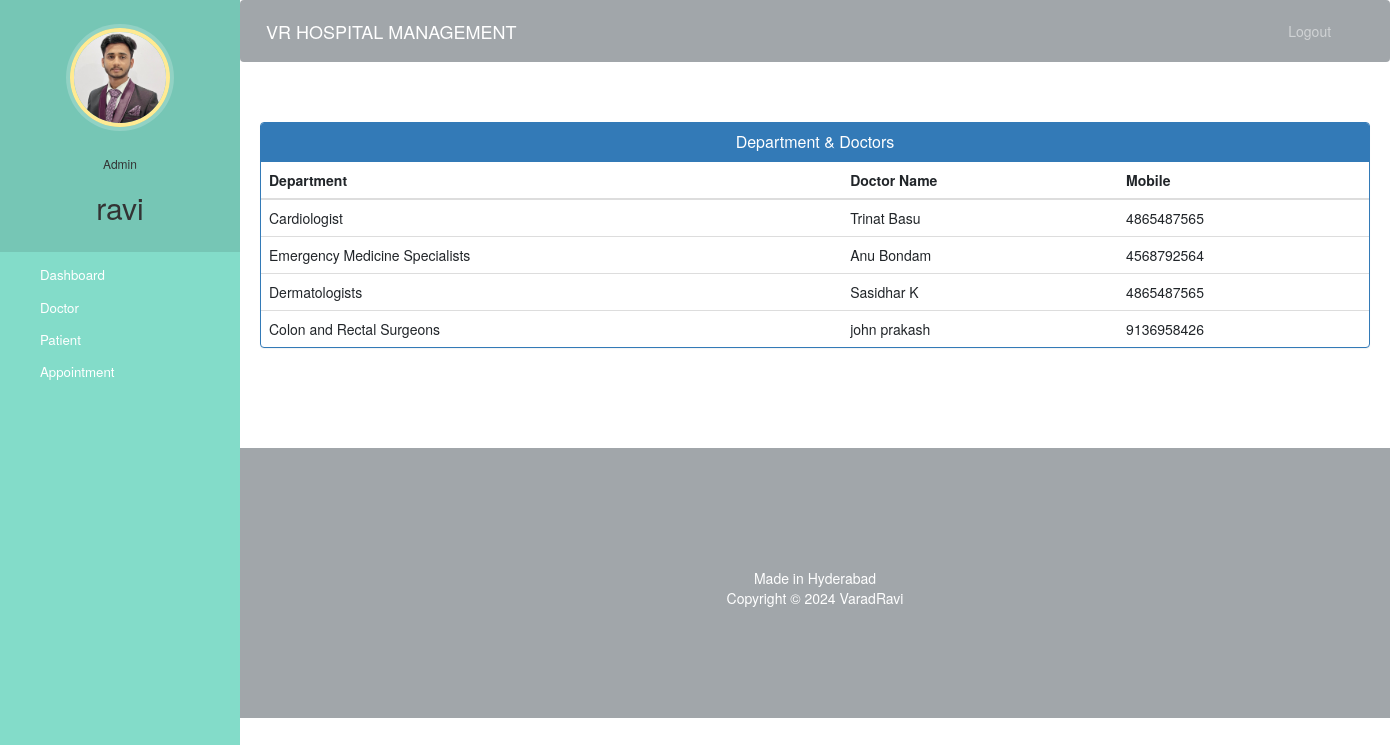
Screenshot of /admin-view-doctor-specialisation (signed in) with the database file from the repository.
### hospital/models.py (models this page shows, shortened)
class Doctor(models.Model):
    user=models.OneToOneField(User,on_delete=models.CASCADE)
    profile_pic= models.ImageField(upload_to='profile_pic/DoctorProfilePic/',null=True,blank=True)
    address = models.CharField(max_length=40)
    mobile = models.CharField(max_length=20,null=True)
    department= models.CharField(max_length=50,choices=departments,default='Cardiologist')
    status=models.BooleanField(default=False)
    @property
    def get_name(self):
        return self.user.first_name+" "+self.user.last_name

### hospital/views.py (the view)
# urls.py: path('admin-view-doctor-specialisation',views.admin_view_doctor_specialisation_view,name='admin-view-doctor-specialisation'),
@login_required(login_url='adminlogin')
@user_passes_test(is_admin)
def admin_view_doctor_specialisation_view(request):
    doctors=models.Doctor.objects.all().filter(status=True)
    return render(request,'hospital/admin_view_doctor_specialisation.html',{'doctors':doctors})

### hospital/views.py (called while the page is built)
def is_admin(user):
    return user.groups.filter(name='ADMIN').exists()

### templates/hospital/admin_view_doctor_Specialisation.html (shortened to what this page needs)
{% extends 'hospital/admin_base.html' %}
{% block content %}
<head>
  <link href="//netdna.bootstrapcdn.com/bootstrap/3.0.0/css/bootstrap.min.css" rel="stylesheet" id="bootstrap-css">
</head>
<div class="container">
  <div class="panel panel-primary">
    <div class="panel-heading">
      <h6 class="panel-title">Department & Doctors</h6>
    </div>
    <table class="table table-hover" id="dev-table">
      <thead>
        <tr>
          <th>Department</th>
          <th>Doctor Name</th>
          <th>Mobile</th>
        </tr>
      </thead>
      {% for d in doctors %}
      <tr>
        <td>{{d.department}}</td>
        <td> {{d.get_name}}</td>
        <td>{{d.mobile}}</td>
      </tr>
      {% endfor %}
    </table>
  </div>
</div>
{% endblock content %}

### templates/hospital/admin_base.html (shortened to what this page needs)
<!DOCTYPE html>
{% load static %}
<html lang="en">
<head>
  <link rel="stylesheet" href="https://stackpath.bootstrapcdn.com/bootstrap/4.3.1/css/bootstrap.min.css">
  <link rel="stylesheet" href="https://maxcdn.bootstrapcdn.com/font-awesome/4.7.0/css/font-awesome.min.css">
  <link rel="stylesheet" href="{% static '/style.css' %}">
</head>
<body>
  <nav class="menu" tabindex="0">
    <header class="avatar">
      <img src="{% static "images/adminpropic.png" %}" />
      <br><br>
      <h6>Admin</h6>
      <h2>{{request.user.first_name}}</h2>
    </header>
    <ul>
      <li tabindex="0" class="icon-dashboard"> <a style="color:white; text-decoration:none;" href="/admin-dashboard"><span>Dashboard</span></a> </li>
      <li tabindex="0" class="icon-customers"> <a style="color:white; text-decoration:none;" href="/admin-doctor"><span>Doctor</span></a></li>
      <li tabindex="0" class="icon-users"> <a style="color:white; text-decoration:none;" href="/admin-patient"><span>Patient</span></a></li>
      <li tabindex="0" class="icon-calendar"> <a style="color:white; text-decoration:none;" href="/admin-appointment"><span>Appointment</span></a></li>
    </ul>
  </nav>
  <main>
    <div class="bs-example">
      <nav class="navbar navbar-expand-md  navbar-dark fixed-top" style="background:#a1a6aa;">
        <a href="/admin-dashboard" class="navbar-brand">VR HOSPITAL MANAGEMENT</a>
        <div class="collapse navbar-collapse justify-content-between" id="navbarCollapse">
          <div class="navbar-nav" style=" margin-left: 90%;">
            <a href="/logout" class="nav-item nav-link">Logout</a>
          </div>
        </div>
      </nav>
    </div>
    <br><br>
    {% block content %}
    {% endblock content %}
    <br><br><br><br>
    <footer>
      <br>
      <div class="container">
        <div class="row">
          <div class="col-md-12 col-sm-12">
            <div style="color:#ffffff;" class="wow fadeInUp footer-copyright">
              <p>Made in Hyderabad <br>
                Copyright &copy; 2024 VaradRavi </p>
            </div>
          </div>
        </div>
      </div>
    </footer>
  </main>
</body>
</html>

### static/style.css (style rules this page uses)
body { padding-left: 240px; }
main { position: relative; height: 100vh; }
.menu { background: #5bc995; height: 100vh; width: 240px; position: fixed; top: 0px; left: 0; z-index: 5; outline: none; }
.menu .avatar { background: rgba(0, 0, 0, 0.1); padding: 2em 0.5em; text-align: center; }
.menu .avatar img { width: 100px; border-radius: 50%; overflow: hidden; border: 4px solid #ffea92; box-shadow: 0 0 0 4px rgba(255, 255, 255, 0.2); }
.menu .avatar h2 { font-weight: normal; margin-bottom: 0; }
.menu ul { list-style: none; padding: 0.5em 0; margin: 0; }
.menu ul li { padding: 0.5em 1em 0.5em 3em; font-size: 0.95em; font-weight: regular; background-repeat: no-repeat; background-position: left 15px center; background-size: auto 20px; transition: all 0.15s linear; cursor: pointer; }
.menu ul li.icon-dashboard { background-image: url("http://www.entypo.com/images//gauge.svg"); }
.menu ul li.icon-customers { background-image: url("http://www.entypo.com/images//briefcase.svg"); }
.menu ul li.icon-users { background-image: url("http://www.entypo.com/images//users.svg"); }
.menu ul li.icon-calendar { background-image: url("http://www.entypo.com/images//calendar.svg"); }

### templates/hospital/admin_base.html (style rules this page uses)
a:link { text-decoration: none; }
a { color: white; }
footer { padding: 0px 0px 0px 0px; background-color:#a1a6aa; margin: 0px; }
p { text-align: center; }
body { padding-left: 240px; }
main { position: relative; height: 100vh; }
.menu { background: #83dcc9; height: 100vh; width: 240px; position: fixed; top: 0px; left: 0; z-index: 5; outline: none; }
.menu .avatar { background: rgba(0, 0, 0, 0.1); padding: 2em 0.5em; text-align: center; }
.menu .avatar img { width: 100px; border-radius: 50%; overflow: hidden; border: 4px solid #ffea92; box-shadow: 0 0 0 4px rgba(255, 255, 255, 0.2); }
.menu .avatar h2 { font-weight: normal; margin-bottom: 0; }
.menu ul { list-style: none; padding: 0.5em 0; margin: 0; }
.menu ul li { padding: 0.5em 1em 0.5em 3em; font-size: 0.95em; font-weight: regular; background-repeat: no-repeat; background-position: left 15px center; background-size: auto 20px; transition: all 0.15s linear; cursor: pointer; }
.menu ul li.icon-dashboard { background-image: url("http://www.entypo.com/images//gauge.svg"); }
.menu ul li.icon-customers { background-image: url("http://www.entypo.com/images//briefcase.svg"); }
.menu ul li.icon-users { background-image: url("http://www.entypo.com/images//users.svg"); }
.menu ul li.icon-calendar { background-image: url("http://www.entypo.com/images//calendar.svg"); }

### templates/hospital/admin_view_doctor_Specialisation.html (style rules this page uses)
a:link { text-decoration: none; }
h6 { text-align: center; }
.row { margin: 100px; }

### rows the page displays
Doctor: department "Cardiologist", get_name "Trinat Basu", mobile "4865487565"
Doctor: department "Emergency Medicine Specialists", get_name "Anu Bondam", mobile "4568792564"
Doctor: department "Dermatologists", get_name "Sasidhar K", mobile "4865487565"
Doctor: department "Colon and Rectal Surgeons", get_name "john prakash", mobile "9136958426"

### other values shown
{{ request.user.first_name }} "ravi"
